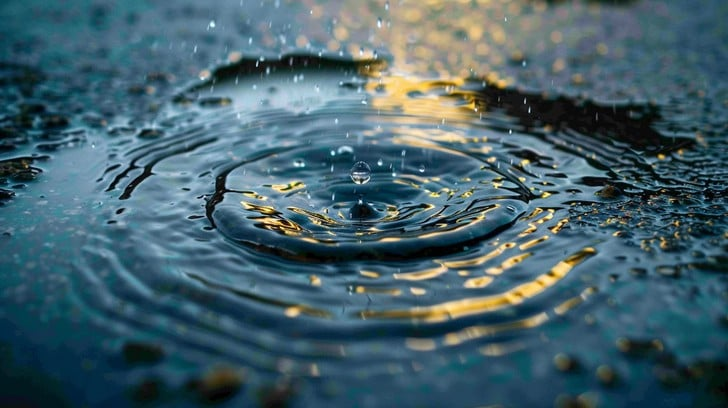
#> input picture image1.jpg, 728 x 408 px
$ jupyter execute --allow-errors wass_proj.ipynb   (shell and % lines are left out)
#> lines starting #> are read from the running program, lines starting #| are printed output that depends on the picture
# Transforming Images via Wasserstein Distance

This guide demonstrates how to compute a **path of transformation** between two images using the **Wasserstein (Earth Mover’s) Distance**, leveraging concepts from **optimal transport**.

## Overview

We treat two images as **probability distributions** over pixels and use **optimal transport theory** to compute a plan that describes how mass (pixel intensity) should move to morph one image into another. Interpolating this plan produces intermediate images representing the transformation path.

## Requirements

* `numpy`
* `scikit-image`
* `POT` (Python Optimal Transport)
* `matplotlib`

## 📚 References

* [POT Library](https://pythonot.github.io/)
* Peyré, G., Cuturi, M. (2019). *Computational Optimal Transport*
* Villani, C. (2008). *Optimal Transport: Old and New*

## Steps

| Step | Description                                                    |
| ---- | -------------------------------------------------------------- |
| 1    | Normalise input images as 2D probability distributions         |
| 2    | Compute cost matrix and transport plan using EMD               |
| 3    | Interpolate using transport vectors or Wasserstein barycenters |
| 4    | Visualize each interpolated step for animation or analysis     |

[cell 1]
# Wasserstein Image Morphing using Optimal Transport

# Imports
import numpy as np
import matplotlib.pyplot as plt
from skimage.io import imread
from skimage.color import rgb2gray
from skimage.transform import resize
import ot

# Step 1: Preprocess Images
def normalize_image(image_path, size=(64, 64)):
#> called with image_path = 'image1.jpg', size = (128, 128)
    image = imread(image_path)
#> image is the input picture: shape (408, 728, 3); mean R, G, B 67.9, 96.6, 106.8
    image = resize(image, size, anti_aliasing=True)
#> image: shape (128, 128, 3) float64
    gray = rgb2gray(image)
    normalized = gray / np.sum(gray)
    return normalized

# Load and normalize two images
im1 = normalize_image('image1.jpg', size=(128, 128))
im2 = normalize_image('image2.jpg', size=(128, 128))
#> call 2 of normalize_image, with image_path = 'image2.jpg', size = (128, 128)
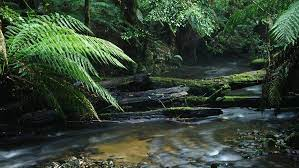
#> input picture image2.jpg, 299 x 168 px
#> in normalize_image, image is the input picture: shape (168, 299, 3); mean R, G, B 53.6, 69, 52.6
#> in normalize_image (call 2), `gray = rgb2gray(image)`:
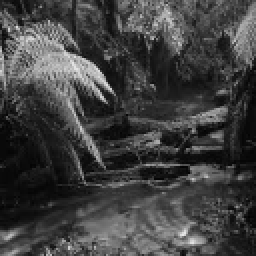
#> gray: shape (128, 128) float64 (shown 2 times larger); min 0.0113, max 0.905, mean 0.253

# Visualize the images side by side
plt.figure(figsize=(10, 5))
plt.subplot(1, 2, 1)
plt.imshow(im1, cmap='gray')
plt.title('Image 1')
plt.axis('off')
plt.subplot(1, 2, 2)
plt.imshow(im2, cmap='gray')
plt.title('Image 2')
plt.axis('off')
plt.show()

# Step 2: Compute Optimal Transport Plan

# Flatten images into 1D distributions
a = im1.ravel()
#> a = 16384 values, max 0.000152 at index 5321, min 1.28e-06 at index 10061, mean 6.1e-05
b = im2.ravel()
#> b = 16384 values, max 0.000218 at index 14940, min 2.72e-06 at index 13948, mean 6.1e-05

# Create cost matrix: Euclidean distances between pixels
n = im1.shape[0]
#> n = 128
x, y = np.meshgrid(np.arange(n), np.arange(n))
positions = np.vstack((x.ravel(), y.ravel())).T
#> (the rest of this cell did not finish here and is left out)

[cell 2]
import numpy as np
import matplotlib.pyplot as plt
from skimage.io import imread
from skimage.color import rgb2gray
from skimage.transform import resize
import ot

# Step 1: Preprocess Images
def normalize_image(image_path, size=(64, 64)):
#> called with image_path = 'image1.jpg', size = (64, 64)
    image = imread(image_path)
    image = resize(image, size, anti_aliasing=True)
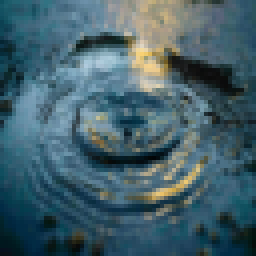
#> image: shape (64, 64, 3) float64 (shown 4 times larger); mean R, G, B 0.266, 0.379, 0.419
    gray = rgb2gray(image)
#> gray: shape (64, 64) float64
    normalized = gray / np.sum(gray)  # Normalize to sum = 1
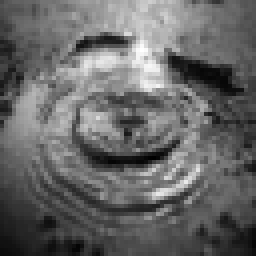
#> normalized: shape (64, 64) float64 (shown 4 times larger); min 1.34e-05, max 0.000586, mean 0.000244; drawn with min black and max white
    return normalized

# Load and normalize two images
im1 = normalize_image('image1.jpg', size=(64, 64))
im2 = normalize_image('image2.jpg', size=(64, 64))
#> call 2 of normalize_image, with image_path = 'image2.jpg', size = (64, 64)
#> in normalize_image (call 2), `normalized = gray / np.sum(gray)`:
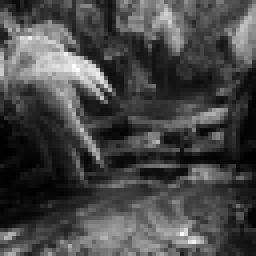
#> normalized: shape (64, 64) float64 (shown 4 times larger); min 2.76e-05, max 0.000797, mean 0.000244; drawn with min black and max white

# Flatten images
a = im1.ravel()
#> a = 4096 values, max 0.000586 at index 803, min 1.34e-05 at index 2534, mean 0.000244
b = im2.ravel()
#> b = 4096 values, max 0.000797 at index 1042, min 2.76e-05 at index 1663, mean 0.000244
assert np.isclose(np.sum(a), 1), "a must sum to 1"
assert np.isclose(np.sum(b), 1), "b must sum to 1"

# Step 2: Create position grid for cost matrix
h, w = im1.shape
#> h = 64; w = 64
x, y = np.meshgrid(np.arange(w), np.arange(h))  # Note: width, then height
positions = np.stack([x.ravel(), y.ravel()], axis=1)  # shape (H*W, 2)

# Step 3: Compute pairwise cost matrix
#> (the rest of this cell did not finish here and is left out)

## coloured image animation

[cell 3]
import numpy as np
import matplotlib.pyplot as plt
from skimage.io import imread
from skimage.transform import resize
import ot
import matplotlib.animation as animation

# Normalize and load RGB image
def normalize_image_rgb(image_path, size=(64, 64)):
#> called with image_path = 'image1.jpg', size = (64, 64)
    image = imread(image_path)
    image = resize(image, size, anti_aliasing=True)
    if image.ndim == 2:
        image = np.stack([image] * 3, axis=-1)
    if image.shape[-1] == 4:
        image = image[..., :3]
    norm_channels = []
    for c in range(3):
        channel = image[..., c]
        channel = channel / np.sum(channel)
        norm_channels.append(channel)
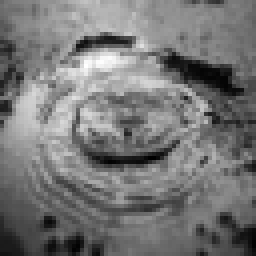
#> channel: shape (64, 64) float64 (shown 4 times larger); min 1.74e-05, max 0.000506, mean 0.000244; drawn with min black and max white
#> after the loop, norm_channels = 3 items
    return np.stack(norm_channels, axis=-1)
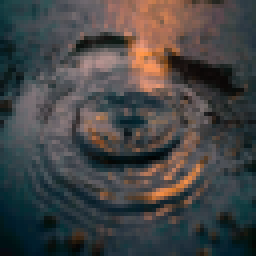
#> returned value: shape (64, 64, 3) float64 (shown 4 times larger); mean of channels 0, 1, 2 0.000244, 0.000244, 0.000244; drawn with min black and max white

im1 = normalize_image_rgb('image1.jpg', size=(64, 64))
im2 = normalize_image_rgb('image2.jpg', size=(64, 64))
#> call 2 of normalize_image_rgb, with image_path = 'image2.jpg', size = (64, 64)
#> after the loop in normalize_image_rgb (call 2), `for c in range(3):`:
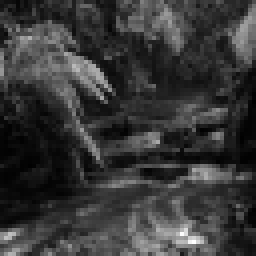
#> channel: shape (64, 64) float64 (shown 4 times larger); min 2.32e-05, max 0.00103, mean 0.000244; drawn with min black and max white
#> in normalize_image_rgb (call 2), `return np.stack(norm_channels, axis=-1)`:
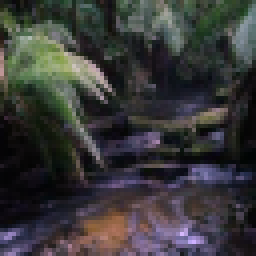
#> returned value: shape (64, 64, 3) float64 (shown 4 times larger); mean of channels 0, 1, 2 0.000244, 0.000244, 0.000244; drawn with min black and max white

h, w, _ = im1.shape
positions = np.stack(np.meshgrid(np.arange(w), np.arange(h)), axis=-1).reshape(-1, 2)

gray1 = np.mean(im1, axis=2)
gray2 = np.mean(im2, axis=2)
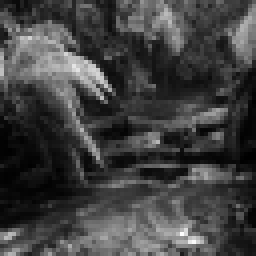
#> gray2: shape (64, 64) float64 (shown 4 times larger); min 2.61e-05, max 0.00088, mean 0.000244; drawn with min black and max white
a = gray1.ravel() / np.sum(gray1)
#> a = 4096 values, max 0.000595 at index 739, min 1.36e-05 at index 2534, mean 0.000244
b = gray2.ravel() / np.sum(gray2)
#> b = 4096 values, max 0.00088 at index 3757, min 2.61e-05 at index 1663, mean 0.000244

#> (the rest of this cell did not finish here and is left out)
